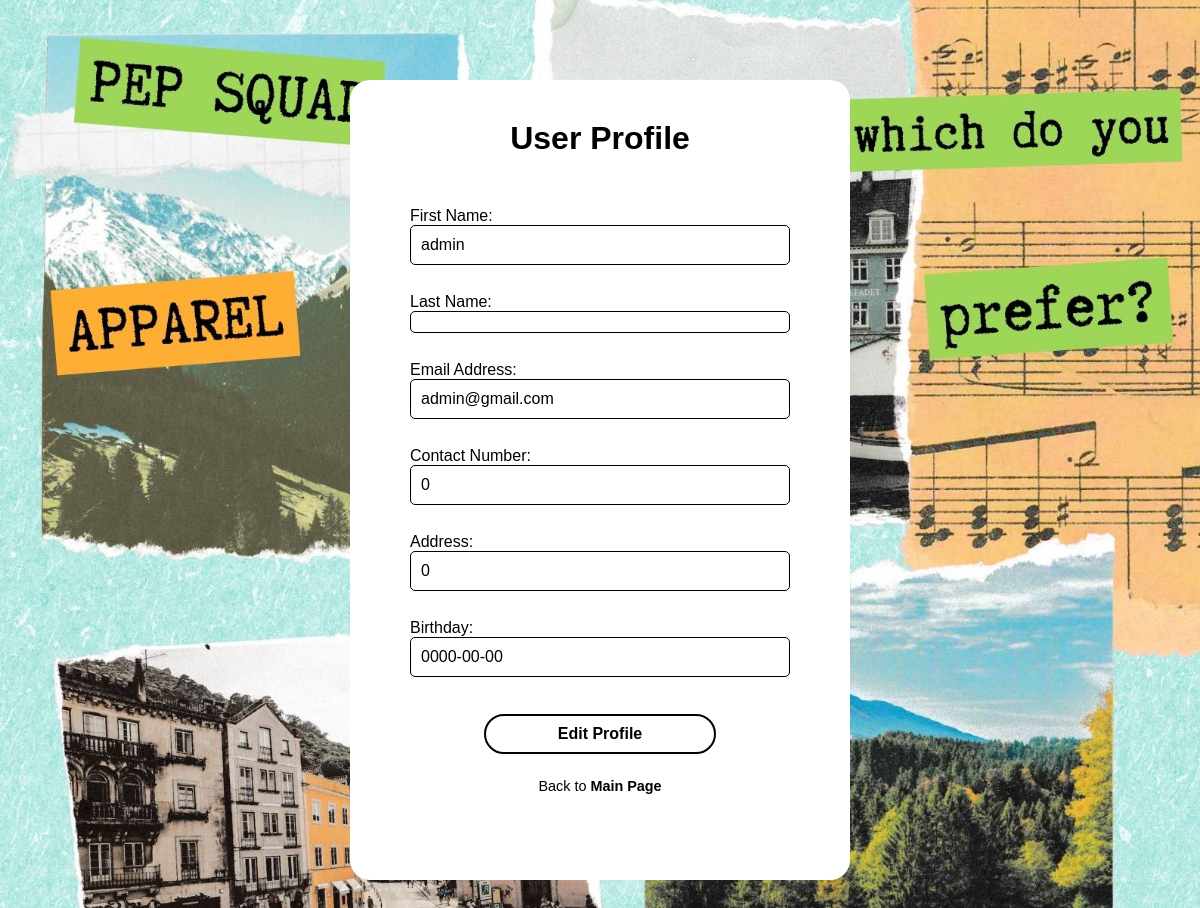
/user_profiles.php (signed in), run on the app's committed database.
### tables this page shows
CREATE TABLE `users` (
  `user_id` int(11) NOT NULL,
  `firstName` varchar(100) NOT NULL,
  `lastName` varchar(100) NOT NULL,
  `email` varchar(100) NOT NULL,
  `password` varchar(128) NOT NULL,
  `phoneNum` bigint(15) NOT NULL,
  `address` varchar(100) NOT NULL,
  `bday` date NOT NULL,
  `gender` enum('male','female','other') NOT NULL,
  `user_type` enum('user','admin') NOT NULL
);

### user_profiles.php (the view, shortened to what this page needs)
<?php
require_once 'config.php';
$loggedInUserID = $_SESSION["userID"];
$sql = "SELECT * FROM users WHERE user_id = $loggedInUserID";
$result = mysqli_query($mysqli, $sql);
if ($result && mysqli_num_rows($result) == 1) {
    $row = mysqli_fetch_assoc($result);
?>
<!DOCTYPE html>
<html>
<head>
    <link rel="stylesheet" href="css/user_profiles.css">
</head>
<body>
    <form class="box" method="POST" action="<?php echo $_SERVER["PHP_SELF"]; ?>">
        <h1>User Profile</h1>
        <div class="column">
            <label for="firstName">First Name:</label>
            <span><?php echo $row["firstName"]; ?></span><br>
            <div class="gap"></div>
            <label for="lastName">Last Name:</label>
            <span><?php echo $row["lastName"]; ?></span><br>
            <div class="gap"></div>
        </div>
        <label for="email">Email Address:</label>
        <span><?php echo $row["email"]; ?></span><br>
        <div class="gap"></div>
        <label for="phoneNum">Contact Number:</label>
        <span><?php echo $row["phoneNum"]; ?></span><br>
        <div class="gap"></div>
        <label for="bday">Address:</label>
        <span><?php echo $row["address"]; ?></span><br>
        <div class="gap"></div>
        <label for="bday">Birthday:</label>
        <span><?php echo $row["bday"]; ?></span><br>
        <div class="gap"></div>
        <div class="button-container">
            <a href="editProfile.php" class="edit">Edit Profile</a>
        </div>
        <div class="main">
            <p>Back to <a href="index.php">Main Page</a></p>
        </div>
    </form>
</body>
</html>
<?php
} else {
    echo "User not found.";
}
?>

### css/user_profiles.css (style rules this page uses)
* { margin: 0; padding: 0; box-sizing: border-box; font-family: "Poppins", sans-serif; }
body { background-color: black; color: white; display: flex; justify-content: center; align-items: center; height: 120vh; margin: 0; }
.box { width: 500px; height: 800px; background-color: white; color: black; text-align: left; padding: 20px; border-radius: 20px; }
.box h1 { margin-top: 20px; margin-bottom: 50px; text-align: center; }
.box span { display: flex; padding: 10px 10px; border: 1px solid black; border-radius: 5px; pointer-events: none; margin-left: 40px; margin-right: 40px; }
.box label { margin-left: 40px; text-align: center; }
.gap { height: 10px; }
.box .button-container { text-align: center; margin-top: 5px; }
.box .edit { display: inline-block; padding: 10px 20px; width: 50%; color: black; font-size: 1em; font-weight: 600; border: none; cursor: pointer; transition: all 0.2s ease; background: white; border: none; outline: auto; border-radius: 40px; text-decoration: none; margin-top: 5px; }
.main { font-size: .9em; color: black; text-align: center; margin: 25px 0 10px; }
.main p a { text-decoration: none; color: black; font-weight: 600; }

### user_profiles.php (style rules this page uses)
body { background-image: url('img/bg3.jpg'); background-repeat: no-repeat; background-size: cover; }

### data on the page
users: firstName "admin", email "admin@gmail.com", phoneNum "0", address "0", bday "0000-00-00"
